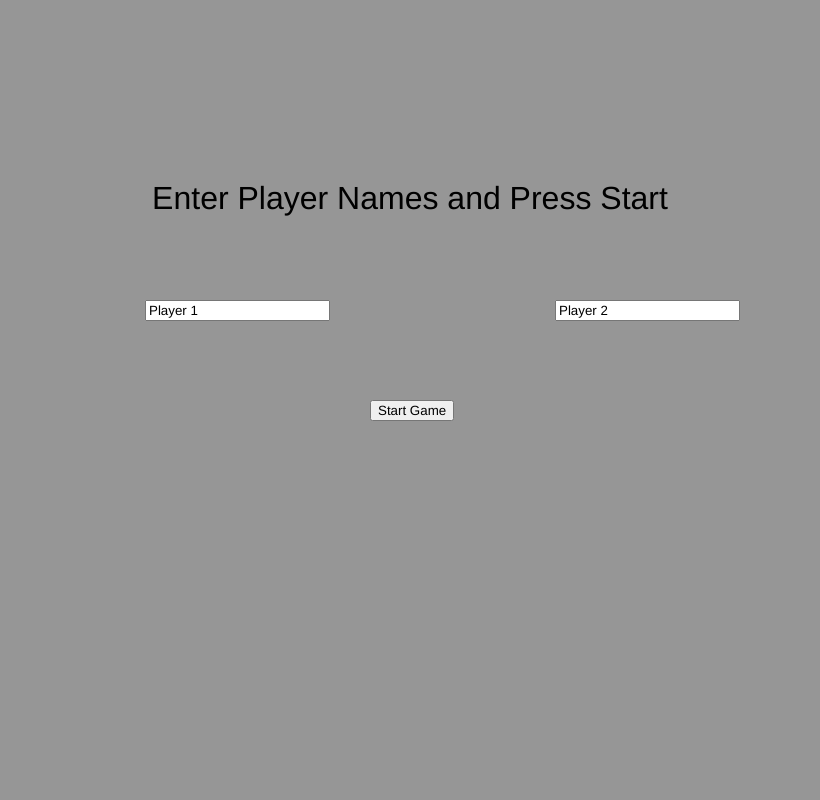
Frame 1 (no input)
Frame 60 (no input): identical to frame 1, image omitted
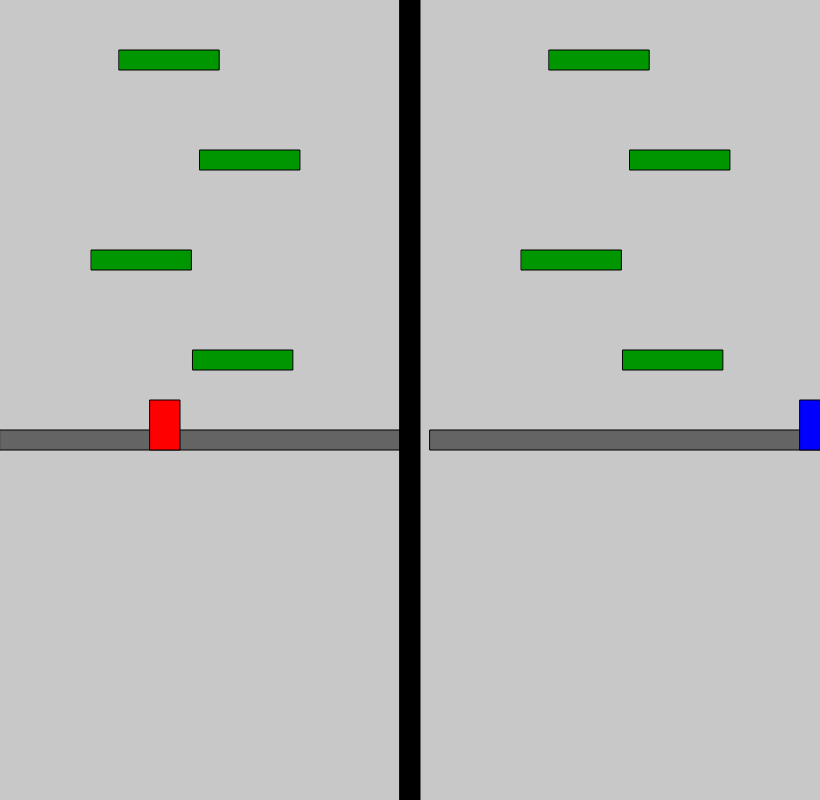
Frame 120 (the mouse pressed at the canvas centre since frame 60)

The p5.js sketch that drew these frames (run headless with seeded random() and noise() and a simulated clock; from frame 60 on, the mouse is pressed at the canvas centre):

// p5.js sketch
// ── sketch.js
let player1, player2;
let platforms = [];
let gravity = 0.6;
let platformWidth = 100;
let platformHeight = 20;
let platformSpacing = 100;
let worldHeight = 3000;
let goalHeight = -2000;
let groundHeight = 20;
let jumpAcceleration = -12;
let attackCooldownTime = 1000;  // Cooldown time in milliseconds (1 second)
let attackDisplacement = 50;    // Base displacement amount for attacks
let dividerWidth = 20;  // Width of the divider between the two views
let gameState = "menu";  // Track game state (menu, playing, endgame)
let startButton;
let player1NameInput, player2NameInput;
let player1Name = "Player 1", player2Name = "Player 2";
let player1Wins = 0, player2Wins = 0; // Track player wins/losses

function setup() {
  createCanvas(820, 800); // Increase the width for the divider (800 + 20px divider)

  // Create input fields and start button for the main menu
  player1NameInput = createInput("Player 1");
  player1NameInput.position(width / 4 - 60, height / 2 - 100);

  player2NameInput = createInput("Player 2");
  player2NameInput.position(3 * width / 4 - 60, height / 2 - 100);

  startButton = createButton('Start Game');
  startButton.position(width / 2 - 40, height / 2);
  startButton.mousePressed(startGame);
}

function startGame() {
  // Set player names from input fields
  player1Name = player1NameInput.value();
  player2Name = player2NameInput.value();

  // Hide input fields and start button
  player1NameInput.hide();
  player2NameInput.hide();
  startButton.hide();

  // Create two players
  player1 = new Player(150, worldHeight - 50, 'red', 65, 68, 87, 'Z'); // A, D, W for movement, Z for attack
  player2 = new Player(650, worldHeight - 50, 'blue', LEFT_ARROW, RIGHT_ARROW, UP_ARROW, '/'); // Arrow keys for movement, / for attack

  generateInitialPlatforms();
  gameState = "playing";
}

function draw() {
  if (gameState === "menu") {
    background(150);
    textSize(32);
    fill(0);
    textAlign(CENTER, CENTER);
    text("Enter Player Names and Press Start", width / 2, height / 4);
  } else if (gameState === "playing") {
    background(200);

    player1.update(player2);
    player2.update(player1);

    displayPlayerView(player1, 0);                 // Left view for Player 1
    displayPlayerView(player2, width / 2 + dividerWidth); // Right view for Player 2

    drawDivider();

    // Check if either player wins
    if (player1.y < goalHeight || player2.y < goalHeight) {
      if (player1.y < goalHeight) {
        player1Wins++;
      } else {
        player2Wins++;
      }
      gameState = "endgame";
    }

    // Generate new platforms as players move upward
    generateNewPlatforms();
  } else if (gameState === "endgame") {
    displayEndScreen();
  }
}

function displayPlayerView(player, offsetX) {
  push();
  translate(offsetX, 0);           // Move to either the left or right side of the canvas
  let offsetY = height / 2 - player.y;  // Center the player's view vertically
  translate(0, offsetY);           // Scroll the view based on player's position

  for (let platform of platforms) {
    platform.display();
  }

  fill(100);
  rect(0, worldHeight - groundHeight, width / 2 - dividerWidth / 2, groundHeight); // Adjust for split screen (half width minus divider)

  // Draw the player
  player.display();
  pop();
}

function drawDivider() {
  fill(0); // Black divider
  rect(width / 2 - dividerWidth / 2, 0, dividerWidth, height);
}

function generateInitialPlatforms() {
  let y = worldHeight - 100;
  for (let i = 0; i < 20; i++) {
    let x = random(50, width / 2 - platformWidth - dividerWidth / 2 - 50);
    platforms.push(new Platform(x, y, platformWidth, platformHeight));
    y -= platformSpacing;
  }
}

function generateNewPlatforms() {
  // Get the highest platform in the world
  let highestPlatformY = platforms.reduce((min, platform) => Math.min(min, platform.y), Infinity);

  // If the highest platform is below the players, generate a new one
  if (highestPlatformY > player1.y - height || highestPlatformY > player2.y - height) {
    let newX = random(50, width / 2 - platformWidth - dividerWidth / 2 - 50);
    let newY = highestPlatformY - platformSpacing;
    platforms.push(new Platform(newX, newY, platformWidth, platformHeight));
  }
}

class Player {
  constructor(x, y, color, leftKey, rightKey, jumpKey, attackKey) {
    this.x = x;
    this.y = y;
    this.width = 30;
    this.height = 50;
    this.color = color;
    this.speed = 5;
    this.velocityY = 0;
    this.isJumping = false; // Prevent double jumps
    this.leftKey = leftKey;
    this.rightKey = rightKey;
    this.jumpKey = jumpKey;
    this.attackKey = attackKey;  // Attack key (Z or /)
    this.attackCooldown = 0; // Track cooldown timer
    this.freezeTime = 0;  // Track how long the player is frozen for
    this.attackPower = attackDisplacement;  // Track how strong the player's attack is
  }

  update() {
    if (this.freezeTime <= 0) {
      // Horizontal movement
      if (keyIsDown(this.leftKey)) {
        this.x -= this.speed;
      }
      if (keyIsDown(this.rightKey)) {
        this.x += this.speed;
      }
    } else {
      // Reduce freeze timer
      this.freezeTime -= deltaTime;
    }

    // Apply gravity
    this.velocityY += gravity;

    // Collision detection with platforms and the ground
    let onPlatform = false;
    for (let platform of platforms) {
      if (this.x + this.width > platform.x && this.x < platform.x + platform.width) {
        // Check if player is on top of the platform
        if (this.y + this.height <= platform.y && this.y + this.height + this.velocityY > platform.y) {
          this.y = platform.y - this.height;
          this.velocityY = 0;
          this.isJumping = false;
          onPlatform = true;
          break;
        }
        // Check if player is below the platform
        else if (this.y >= platform.y + platform.height && this.y + this.velocityY < platform.y + platform.height) {
          this.y = platform.y + platform.height;
          this.velocityY = 0;
        }
        // Check if player is colliding from the sides
        else if (this.y + this.height > platform.y && this.y < platform.y + platform.height) {
          if (this.x < platform.x) {
            this.x = platform.x - this.width;
          } else {
            this.x = platform.x + platform.width;
          }
        }
      }
    }

    // Apply vertical movement after collision checks
    this.y += this.velocityY;

    // Stop falling through the ground
    if (this.y >= worldHeight - this.height) {
      this.y = worldHeight - this.height;
      this.velocityY = 0;
      this.isJumping = false;
    }

    // Reduce cooldown timer if it's active
    if (this.attackCooldown > 0) {
      this.attackCooldown -= deltaTime;
      if (this.attackCooldown < 0) {
        this.attackCooldown = 0;
      }
    }

    // Ensure the player stays within their screen
    this.x = constrain(this.x, 0, width / 2 - dividerWidth / 2 - this.width);
  }

  attack(otherPlayer) {
    // Only allow attack if cooldown is 0
    if (this.attackCooldown === 0) {
      // Randomly displace the other player on the x-axis
      let displacement = random(-this.attackPower, this.attackPower);  // Use attackPower which can be boosted by power-ups
      otherPlayer.x += displacement;

      // Ensure the displaced player stays within their screen
      if (otherPlayer.x < 0) otherPlayer.x = 0;
      if (otherPlayer.x + otherPlayer.width > width / 2 - dividerWidth / 2) {
        otherPlayer.x = width / 2 - dividerWidth / 2 - otherPlayer.width;
      }

      // Start the cooldown
      this.attackCooldown = attackCooldownTime;
    }
  }

  display() {
    fill(this.color);
    rect(this.x, this.y, this.width, this.height);
  }
}

class Platform {
  constructor(x, y, width, height) {
    this.x = x;
    this.y = y;
    this.width = width;
    this.height = height;
  }

  display() {
    fill(0, 150, 0);
    rect(this.x, this.y, this.width, this.height);
  }
}

function displayEndScreen() {
  background(150);
  textSize(32);
  fill(0);
  textAlign(CENTER, CENTER);
  text("Game Over!", width / 2, height / 4);

  textSize(24);
  text(`${player1Name} Wins: ${player1Wins}`, width / 2, height / 2 - 50);
  text(`${player2Name} Wins: ${player2Wins}`, width / 2, height / 2 + 50);

  textSize(16);
  text("Press 'R' to restart", width / 2, height * 0.75);
}

function keyPressed() {
  if (gameState === "playing") {
    // Player 1 jump (W key)
    if (keyCode === 87 && !player1.isJumping) {
      player1.velocityY = jumpAcceleration;
      player1.isJumping = true;
    }

    // Player 2 jump (Up Arrow)
    if (keyCode === UP_ARROW && !player2.isJumping) {
      player2.velocityY = jumpAcceleration;
      player2.isJumping = true;
    }

    // Player 1 attack (Z key)
    if (keyCode === 90) {
      player1.attack(player2);
    }

    // Player 2 attack (/ key)
    if (keyCode === 191) {
      player2.attack(player1);
    }
  } else if (gameState === "endgame" && keyCode === 82) { // 'R' key to restart
    resetGame();
  }
}

function resetGame() {
  gameState = "menu";
  player1Wins = 0;
  player2Wins = 0;
  player1NameInput.show();
  player2NameInput.show();
  startButton.show();
}
